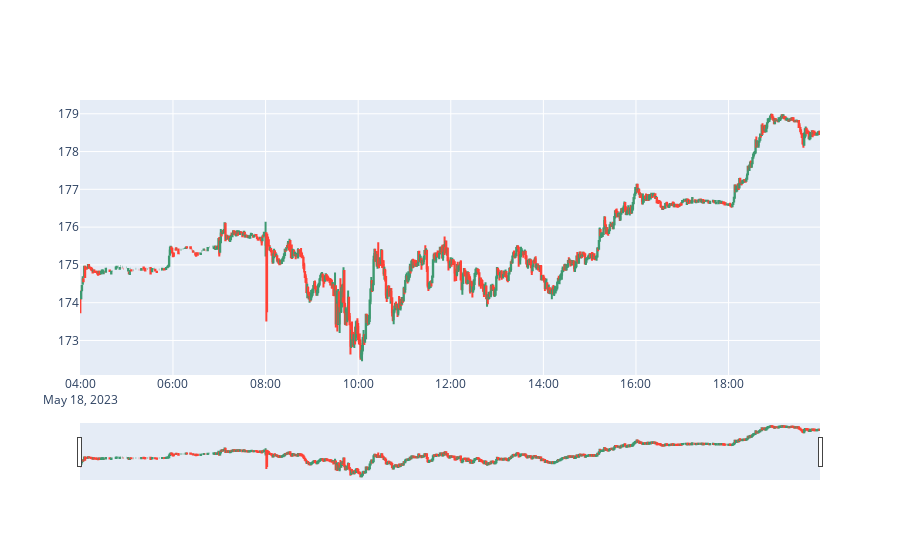

The notebook cell saved with this chart:
### Code cell
# Candlestick chart of one day
import datetime
import plotly.graph_objects as go


def chart_range(df, date):
    df = df[df["date"] == date]
    fig = go.Figure(
        data=[
            go.Candlestick(
                x=df["timestamp"],
                open=df["open"],
                high=df["high"],
                low=df["low"],
                close=df["close"],
            )
        ]
    )
    fig.show()


chart_range(df, datetime.date(2023, 5, 18))

### Figure 1 — Plotly figure (JSON) as saved in the notebook; plotly's stock layout.template omitted (floating-point values rounded to 4 significant figures; data arrays with more than 128 entries replaced by an {"elided": "..."} marker saying what was removed)
{"data": [{"close": {"elided": "905 float values"}, "high": {"elided": "905 float values"}, "low": {"elided": "905 float values"}, "open": {"elided": "905 float values"}, "type": "candlestick", "x": {"elided": "905 str values"}}], "layout": {}}
